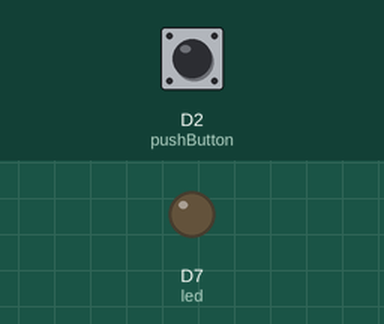
This sketch was run on a simulated Particle Photon. Shown: output pins drawn as LEDs (lit = HIGH). The test bench sets the inputs (shaded band); at power-on: D2 (pushButton) HIGH.

Above: at 1.2 s.
1.3 s: D2 (pushButton) pulled LOW for 0.15 s
At 2.1 s:
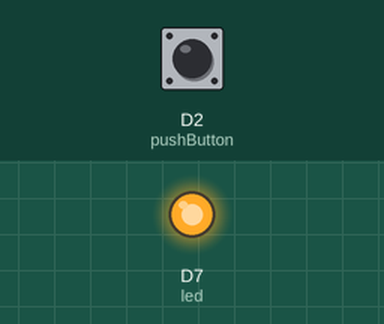
3.8 s: D2 (pushButton) pulled LOW for 3.2 s
At 9.3 s:
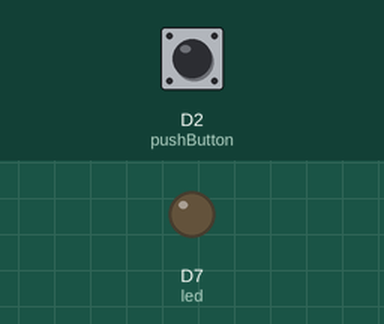
Timing chart, 0 to 10.8 s (numbered marks = the images above; inputs shaded):
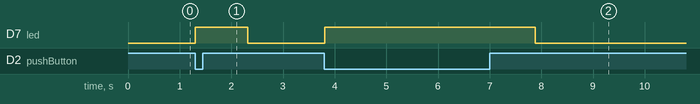

Measured:
- after the input at 1.3 s, D7 (led): LOW → HIGH at once, → LOW 1.0 s later
- after the input at 3.8 s, D7 (led): LOW → HIGH at once, → LOW 4.1 s later

The sketch:

test2.ino
```cpp
int led = D7; // LED is connected to D0
int pushButton = D2; // Push button is connected to D2
int pbs = LOW;

// This routine runs only once upon reset
void setup()
{
  pinMode(led, OUTPUT); // Initialize D0 pin as output
  pinMode(pushButton, INPUT_PULLUP);
  Particle.variable("pbs", LOW);
  /*Particle.subscribe("hook-response/pushButtonState", myHandler, MY_DEVICES);*/
  // Initialize D2 pin as input with an internal pull-up resistor
}

// This routine loops forever
void loop()
{

  pbs = digitalRead(pushButton);

  if(pbs == LOW){ //If we push down on the push button
    digitalWrite(led, HIGH);  // Turn ON the LED
    /*Spark.publish("pushButtonState","Pressed",60,PRIVATE);*/
    Particle.publish("pushButtonState","Pressed", 60);
    // Add a delay to prevent getting tons of emails from IFTTT
    delay(1000);
  }
  else
  {
    digitalWrite(led, LOW);   // Turn OFF the LED
    Particle.publish("pushButtonState","Unpressed", 60);

  }

}
```
